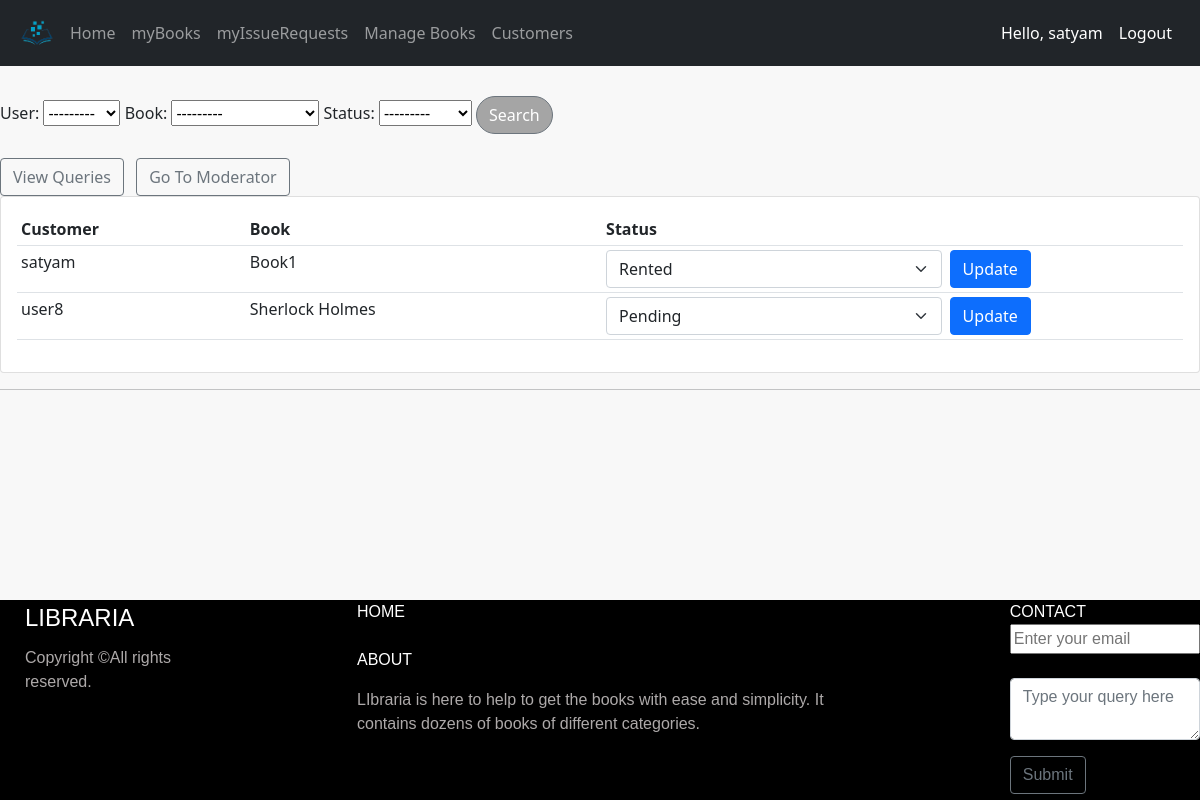
The page /customers/ (signed in) on the database its author committed.
### accounts/models.py (models this page shows, shortened)
class Order(models.Model):
    STATUS=(('Rented','Rented'),('Pending','Pending'),('Returned','Returned'))
    user=models.ForeignKey(User,on_delete=models.CASCADE,null=True)
    book=models.ForeignKey(Book, max_length=200, on_delete=models.SET_NULL,null=True)
    status=models.CharField(max_length=200, null=True,choices=STATUS)
    dateordered=models.DateTimeField(auto_now_add=True, null=True)

class Book(models.Model):
    name=models.CharField(max_length=200, null= True)
    category=models.ForeignKey(Category,on_delete=models.CASCADE,max_length=200,null=True)
    author=models.CharField(max_length=200,null=True)
    quantity=models.IntegerField(null=True,blank=True)
    language=models.CharField(max_length=100,null=True,blank=True)
    dimennsions=models.CharField(max_length=100,null=True,blank=True)
    description=models.TextField(max_length=500,null=True,blank=True)
    image=models.ImageField(default='defaultbook.png',null=True,blank=True)
    upvote=models.ManyToManyField(User,blank=True,related_name='upvote')
    downvote=models.ManyToManyField(User,blank=True,related_name='downvote')
    def __str__(self):
        return self.name

### accounts/decorators.py (the view)
        def wrap_func(request,*args, **kwargs):
            group=None
            if request.user.groups.exists():
                group=request.user.groups.all()[0].name
            if group in allowed_roles:
                return view_func(request,*args, **kwargs)
            else:
                return HttpResponse("not authorized")

### accounts/views.py (called while the page is built)
@login_required(login_url='login')
@allowedUsers(['admin'])
def customers(request):
    group_admin=Group.objects.get(name='admin')
    admin_users=User.objects.filter(groups=group_admin)
    orders=Order.objects.all().order_by('user','dateordered')
    myfilter=Orderfilter(request.GET,queryset=orders)
    orders=myfilter.qs
    context={'orders':orders,'myfilter':myfilter,'admin_users':admin_users}
    return render(request, 'accounts/customers.html',context)

### accounts/templates/accounts/customers.html (shortened to what this page needs)
{% extends 'accounts/main.html' %} {% block content %}
<br><br>
<br><br>
<form action="" method="GET">
  {{myfilter.form}}
<button class="btn btn-secondary search input" type="submit">Search</button>
</form>
<br>
<div class="btns">
  <a href="" type="button" class="btn btn-outline-secondary me-2">View Queries</a>
  <a href="{% url 'moderator' %}" type="button" class="btn btn-outline-secondary me-2">Go To Moderator</a>
</div>
<div class="row">
  <div class="col-md">
    <div class="card card-body">
      <table class="table table-sm">
        <tr>
          <th>Customer</th>
          <th>Book</th>
          <th>Status</th>
          <th></th>
        </tr>
        {% for i in orders %}
        <tr>
          <form action="{% url 'saveorder' i.id  %}" method="POST">
            <td>{{i.user}}</td>
            <td>{{i.book.name}}</td>
            <td><select name="status" class="form-select" aria-label="Default select example">
              <option selected>{{i.status}}</option>
            </select></td>
            <td>
              <input type="submit" value="Update" class="btn btn-primary sm">
            </td>
          </form>
        </tr>
        {% endfor %}
      </table>
    </div>
  </div>
</div>
{% endblock %}

### accounts/templates/accounts/navbar.html (shortened to what this page needs)
{% load static %}
<nav  class="navbar navbar-expand-lg navbar-dark bg-dark fixed-top">
    <div class="container-fluid">
      <img id="logo" src="{% static 'images/logo.png' %}" alt="" height="50px">
      <div class="collapse navbar-collapse" id="navbarSupportedContent">
        <ul class="navbar-nav me-auto mb-2 mb-lg-0" role="tablist">
          <li class="nav-item ">
            <a class="nav-link "   aria-current="page" href="{% url 'home' %}">Home</a>
          </li>
          <li class="nav-item">
            <a class="nav-link " aria-current="page" href="{% url 'mybooks' %}">myBooks</a>
          </li>
          <li class="nav-item">
            <a class="nav-link" aria-current="page" href="{% url 'myissuerequest' %}">myIssueRequests</a>
          </li>
          {% if request.user in admin_users %}
          <li class="nav-item">
            <a class="nav-link" aria-current="page" href="{% url 'books' %}">Manage Books</a>
          </li>
          <li class="nav-item">
            <a class="nav-link" aria-current="page" href="{% url 'customers' %}">Customers</a>
          </li>
          {%  endif %}
        </ul>
        {% if user.is_authenticated %}
        <span class="hello">Hello, {{request.user}}</span>
        <a class="nav-link hello" href="{% url 'logout' %}">Logout</a>
        {% else %}
        <a class="btn btn-outline-success me-2" href="{% url 'login' %}" role="button">Login</a>
        <a class="btn btn-outline-danger me-2" href="{% url 'register' %}" role="button">Register</a>
        {% endif %}
      </div>
    </div>
  </nav>

### static/css/style.css (style rules this page uses)
body { background-color: rgba(248, 248, 248, 0.904); }
.input { border-radius: 20px; background-color: rgba(0, 0, 0, 0.336); }

### accounts/templates/accounts/navbar.html (style rules this page uses)
.hello { color:white; }

### accounts/templates/accounts/footer.html (style rules this page uses)
html { position: relative; min-height: 100%; }
body { margin-bottom: 300px; }

### rows shown on the page
Order: user "satyam", book.name "Book1", status "Rented"
Order: user "user8", book.name "Sherlock Holmes", status "Pending"

### other values the page prints
{{ request.user }} "satyam"
